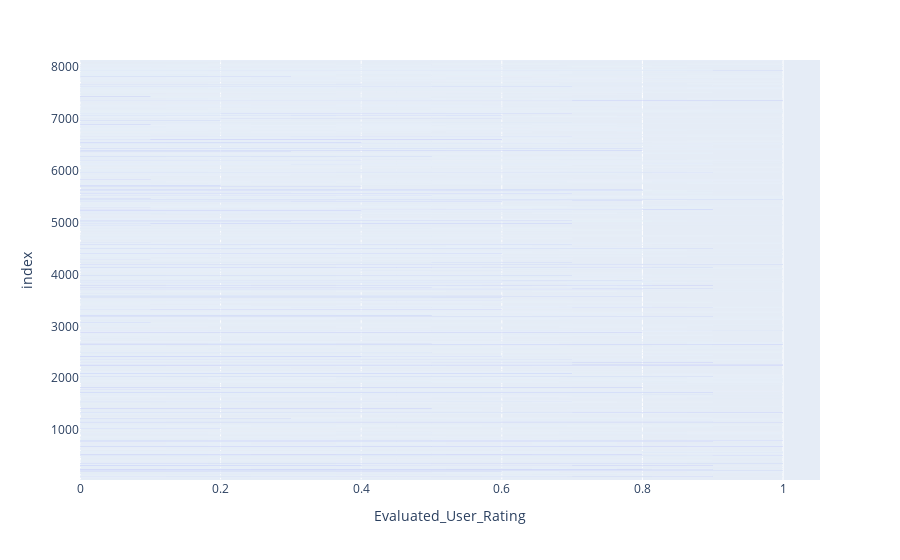

This figure's notebook cell:
### Code cell
fig = px.bar(Score_sample, x="Evaluated_User_Rating")
fig.show()

### Figure 1 — Plotly figure (JSON) as saved in the notebook; plotly's stock layout.template omitted (floating-point values rounded to 4 significant figures; data arrays with more than 128 entries replaced by an {"elided": "..."} marker saying what was removed)
{"data": [{"alignmentgroup": "True", "hovertemplate": "Evaluated_User_Rating=%{x}<br>index=%{y}<extra></extra>", "legendgroup": "", "marker": {"color": "#636efa"}, "name": "", "offsetgroup": "", "orientation": "h", "showlegend": false, "textposition": "auto", "type": "bar", "x": {"elided": "800 float values"}, "xaxis": "x", "y": {"elided": "800 int values"}, "yaxis": "y"}], "layout": {"barmode": "relative", "legend": {"tracegroupgap": 0}, "margin": {"t": 60}, "xaxis": {"anchor": "y", "domain": [0, 1], "title": {"text": "Evaluated_User_Rating"}}, "yaxis": {"anchor": "x", "domain": [0, 1], "title": {"text": "index"}}}}
